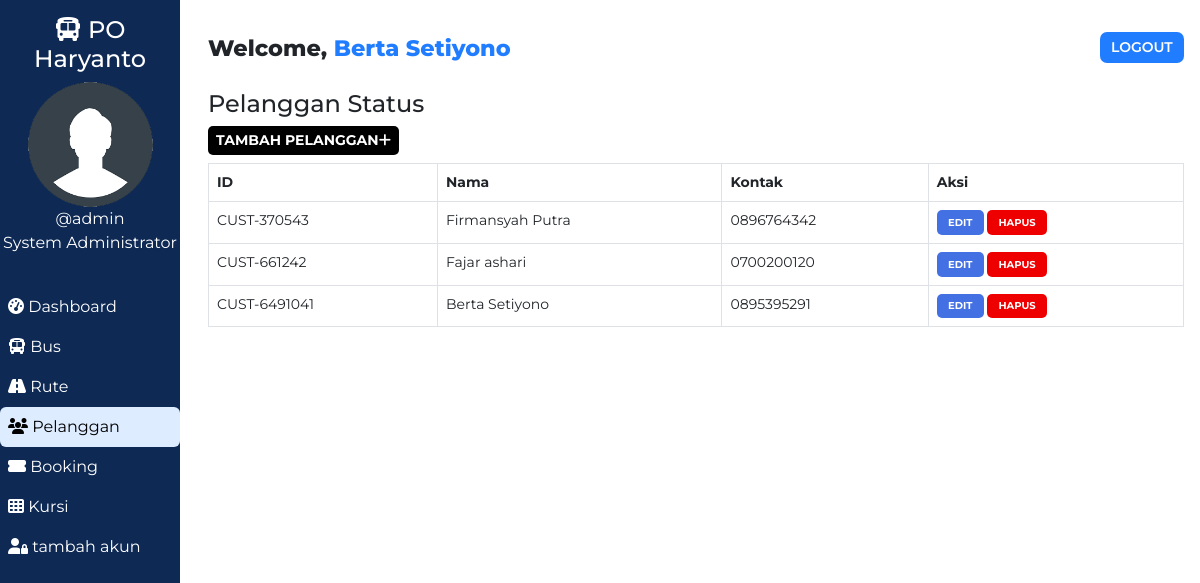
Page /admin/customer.php (signed in) on the committed database.
### tables this page shows
CREATE TABLE `users` (
  `user_id` int(11) NOT NULL,
  `user_fullname` varchar(100) NOT NULL,
  `user_name` varchar(30) NOT NULL,
  `user_password` varchar(255) NOT NULL,
  `user_created` datetime NOT NULL DEFAULT current_timestamp(),
  `role` varchar(11) NOT NULL
);

CREATE TABLE `customers` (
  `id` int(100) NOT NULL,
  `customer_id` varchar(255) NOT NULL,
  `customer_name` varchar(30) NOT NULL,
  `customer_phone` varchar(10) NOT NULL,
  `customer_created` datetime NOT NULL DEFAULT current_timestamp()
);

### admin/customer.php (the view, shortened to what this page needs)
<!DOCTYPE html>
<html lang="en">
<head>
    <link href="https://cdn.jsdelivr.net/npm/bootstrap@5.0.1/dist/css/bootstrap.min.css" rel="stylesheet">
    <?php
        $page="customer";
    ?>
</head>
<body>
    <?php require '../assets/partials/_admin-header.php';?>
        <?php
            $resultSql = "SELECT * FROM `customers` ORDER BY customer_created DESC";
            $resultSqlResult = mysqli_query($conn, $resultSql);
            if(!mysqli_num_rows($resultSqlResult)){ ?>
                <div class="container mt-4">
                    <div id="noCustomers" class="alert alert-dark " role="alert">
                        <h1 class="alert-heading">No Customers Found!!</h1>
                        <p class="fw-light">Be the first person to add one!</p>
                        <hr>
                        <div id="addCustomerAlert" class="alert alert-success" role="alert">
                                Click on <button id="add-button" class="button btn-sm"type="button"data-bs-toggle="modal" data-bs-target="#addModal">ADD <i class="fas fa-plus"></i></button> to add a customer!
                        </div>
                    </div>
                </div>
            <?php }
            else { ?>
            <section id="customer">
                <div id="head">
                    <h4>Pelanggan Status</h4>
                </div>
                <div id="customer-results">
                    <div>
                        <button id="add-button" class="button btn-sm"type="button"data-bs-toggle="modal" data-bs-target="#addModal">Tambah Pelanggan<i class="fas fa-plus"></i></button>
                    </div>
                    <table class="table table-hover table-bordered">
                        <thead>
                            <th>ID</th>
                            <th>Nama</th>
                            <th>Kontak</th>
                            <th>Aksi</th>
                        </thead>
                        <?php
                            while($row = mysqli_fetch_assoc($resultSqlResult))
                            {
                                $id = $row["id"];
                                $customer_id = $row["customer_id"];
                                $customer_name = $row["customer_name"];
                                $customer_phone = $row["customer_phone"];
                        ?>
                        <tr>
                            <td>
                                <?php
                                    echo $customer_id;
                                ?>
                            </td>
                            <td>
                                <?php
                                    echo $customer_name;
                                ?>
                            </td>
                            <td>
                                <?php
                                    echo $customer_phone;
                                ?>
                            </td>
                            <td>
                            <button class="button edit-button " data-link="<?php echo $_SERVER['REQUEST_URI']; ?>" data-id="<?php
                                                echo $customer_id;?>" data-name="<?php
                                                echo $customer_name;?>" data-phone="<?php
                                                echo $customer_phone;?>"
                                                >Edit</button>
                                            <button class="button delete-button" data-bs-toggle="modal" data-bs-target="#deleteModal" data-id="<?php
                                                echo $id;?>">Hapus</button>
                            </td>
                        </tr>
                    <?php
                        }
                    ?>
                    </table>
                </div>
            </section>
            <?php } ?>
        </div>
    </main>
</body>
</html>

### assets/partials/_admin-header.php (shortened to what this page needs)
<?php
    $conn = db_connect();
    $user_id = $_SESSION['user_id'];
    $sql = "SELECT * FROM users WHERE user_id = $user_id";
    $result = mysqli_query($conn, $sql);
    if($row = mysqli_fetch_assoc($result))
    {
        $user_fullname = $row["user_fullname"];
        $user_name = $row["user_name"];
    }
?>
    <main id="container">
        <div id="sidebar">
            <h4><i class="fas fa-bus"></i> PO Haryanto </h4>
            <div>
                <img class="adminDp" src="../assets/img/userav-min.png" height="125px" alt="Admin Profile Pic">
                <p>
                    <?php  echo '@'.$user_name;  ?>
                </p>
                <p>System Administrator</p>
            </div>
            <ul id="options">
                <li class="option <?php if($page=='dashboard'){ echo 'active';}?>">
                    <a href="./dashboard.php">
                    <i class="fas fa-tachometer-alt"></i> Dashboard
                    </a>
                </li>
                <li class="option <?php if($page=='bus'){ echo 'active';}?>">
                    <a href="./bus.php">
                    <i class="fas fa-bus"></i> Bus
                    </a>
                </li>
                <li class="option <?php if($page=='route'){ echo 'active';}?>">
                    <a href="./route.php">
                    <i class="fas fa-road"></i> Rute
                    </a>
                </li>
                <li class="option <?php if($page=='customer'){ echo 'active';}?>">
                    <a href="./customer.php">
                    <i class="fas fa-users"></i> Pelanggan
                    </a>
                </li>
                <li class="option <?php if($page=='booking'){ echo 'active';}?>">
                    <a href="./booking.php">
                    <i class="fas fa-ticket-alt"></i> Booking
                    </a>
                </li>
                <li class="option <?php if($page=='seat'){ echo 'active';}?>">
                    <a href="./seat.php">
                    <i class="fas fa-th"></i> Kursi
                    </a>
                </li>
                <li class="option <?php if($page=='signup'){ echo 'active';}?>">
                    <a href="./signup.php">
                    <i class="fas fa-user-lock"></i> tambah akun
                    </a>
                </li>
            </ul>
        </div>
        <div id="main-content">
            <section id="welcome">
                <ul>
                    <li class="welcome-item">Welcome,
                        <span id="USER">
                            <?php
                                echo $user_fullname;
                            ?>
                        </span>
                    </li>
                    <li class="welcome-item">
                        <button id="logout" class="btn-sm">
                            <a href="../assets/partials/_logout.php">LOGOUT</a>
                        </button>
                    </li>
                </ul>
            </section>

### assets/styles/admin.php (style rules this page uses)
body { margin: 0; box-sizing: border-box; font-family: 'Montserrat', sans-serif; background-color: white; }
html { scroll-behavior: smooth; }
*, *::after, *::before { box-sizing: inherit; }
#USER { color: #207DFF; }
.adminDp { border-radius: 50%; }
#welcome { background-color: white; }
#welcome ul { display: flex; justify-content: space-between; list-style-type: none; padding: 0; margin: 0; }
#welcome li { margin: 0 1rem; padding: 0.5rem 0; }
#welcome li:first-child { font-weight: 800; font-size: 1.4rem; }
#logout { padding: 0.3rem 0.7rem; background-color: #207DFF; font-weight: 600; outline: none; border: none; border-radius: 7px; }
#logout a { color: white; text-decoration: none; }
@media only screen and (min-width:1000px) { #sidebar { text-align: center; background-color: #0E2954; color: white; width: 15%; position: fixed; top: 0%; padding-top: 1rem; z-index: 2; height: 100vh; } }
@media only screen and (min-width:1000px) { #sidebar p { margin: 0; } }
@media only screen and (min-width:1000px) { #sidebar ul { margin-top: 2rem; } }
@media only screen and (min-width:1000px) { #options { list-style-type: none; text-align: left; padding-left: 0; } }
@media only screen and (min-width:1000px) { .option a { display: block; padding: 0.5rem; text-decoration: none; color: inherit; border-radius: 6px; } }
@media only screen and (min-width:1000px) { .active { background-color:#DEECFF; color:black; border-radius: 6px; } }
@media only screen and (min-width:1000px) { #main-content { margin-left: 16%; } }

### assets/styles/admin-options.php (style rules this page uses)
* { font-family: Montserrat; }
#booking #head, #customer #head, #route #head, #seat #head, #bus #head { padding-top: 1rem; }
#booking, #customer, #route, #bus, #seat { padding: 0 1rem; }
#booking-results > div, #customer-results > div, #route-results > div, #bus-results > div { margin-bottom: 0.5rem; }
#booking-results button, #customer-results button, #route button, #bus-results button { border-radius: 5px; }
.button { border: none; font-weight: bold; text-transform: uppercase; }
#add-button { background-color: black; color: white; }
table { font-size: 14px; }
#bus .edit-button, #bus .delete-button, #route .edit-button, #route .delete-button, #customer .edit-button, #customer .delete-button { padding: 0.3rem 0.7rem; }
table th,td { padding-left: 0.3rem; }
table button { color: white; }
.edit-button { background-color: #4370E2; }
.delete-button { background-color: #EF0000; }
.edit-button, .delete-button { font-size: 10px }

### rows in the picture
users: user_name "admin", user_fullname "Berta Setiyono"
customers: customer "CUST-370543", customer_name "Firmansyah Putra", customer_phone "0896764342"
customers: customer "CUST-661242", customer_name "Fajar ashari", customer_phone "0700200120"
customers: customer "CUST-6491041", customer_name "Berta Setiyono", customer_phone "0895395291"
